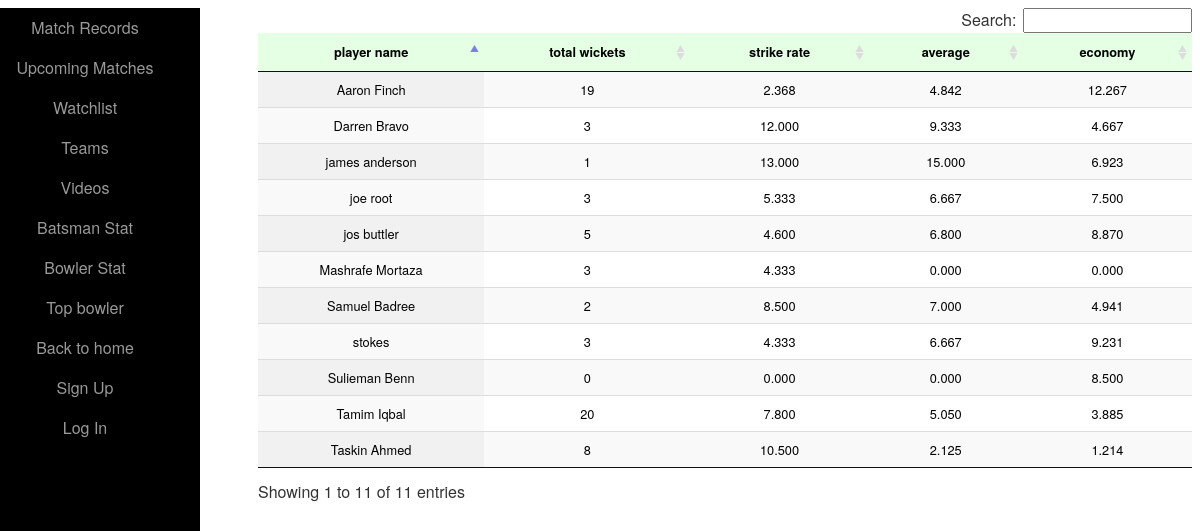
The app's page /ranking_bowler.php with its own data.
### tables this page shows
CREATE TABLE IF NOT EXISTS `player` (
  `id` int(25) unsigned NOT NULL,
  `player_name` varchar(100) NOT NULL,
  `team_id` int(25) unsigned NOT NULL,
  `category` varchar(1000) NOT NULL,
  `matches_played` int(25) DEFAULT NULL,
  `best_bowling` varchar(25) DEFAULT NULL,
  `total_wickets` int(25) DEFAULT NULL,
  `total_balls` int(25) DEFAULT NULL,
  `total_runs_given` int(25) DEFAULT NULL,
  `bowling_strike_rate` double(10,3) DEFAULT NULL,
  `bowling_avg` double(10,3) DEFAULT NULL,
  `bowling_economy` double(10,3) DEFAULT NULL,
  `best_batting` int(25) DEFAULT NULL,
  `innings_played` int(25) DEFAULT NULL,
  `not_outs` int(25) DEFAULT NULL,
  `total_runs` int(25) DEFAULT NULL,
  `batting_strike_rate` double(10,3) DEFAULT NULL,
  `sr_sum` double(10,3) DEFAULT NULL,
  `batting_avg` double(10,3) DEFAULT NULL,
  `hundreds` int(25) DEFAULT NULL,
  `fifties` int(25) DEFAULT NULL,
  `zeroes` int(25) DEFAULT NULL
);

### ranking_bowler.php (the view, shortened to what this page needs)
<?php include "db_connection.php";
include "sidebar.php"; ?>
<!DOCTYPE html>
<html>
<head>
<link href="ranking.css" rel="stylesheet" />
<link href="data-tables/DT_bootstrap.css" rel="stylesheet" />
</head>
<body>
<div id="wrapper">
<table id="example" class="display">
<thead>
	<tr>
	<th>player name</th>
	<?php
	echo '<th>total wickets</th>';
	echo '<th>strike rate</th>';
	echo '<th>average</th>';
	echo '<th>economy</th>';
	?>
	</tr>
</thead>
<tbody>
<?php
    $sql2 = "SELECT * FROM player  WHERE best_bowling IS NOT NULL
	ORDER BY CAST(SUBSTRING_INDEX(best_bowling,'/',1) AS DECIMAL(10,2)) desc,
	CAST(SUBSTRING_INDEX(best_bowling,'/',-1) AS DECIMAL(10,2))";
		$result2 = mysql_query($sql2);
		while($row = mysql_fetch_assoc($result2)) {
            echo '<tr>';
            echo '<td>'.$row["player_name"].'</td>';
			echo '<td>'.$row["total_wickets"].'</td>';
			echo '<td>'.$row["bowling_strike_rate"].'</td>';
			echo '<td>'.$row["bowling_avg"].'</td>';
			echo '<td>'.$row["bowling_economy"].'</td>';
			echo '</tr>';
        }
 ?>
</tbody>
</table>
</div>
</body>
</html>

### homepage.css (style rules this page uses)
#wrapper { padding-left: 0; -webkit-transition: all 0.5s ease; -moz-transition: all 0.5s ease; -o-transition: all 0.5s ease; transition: all 0.5s ease; }
@media (min-width:768px) { #wrapper { padding-left: 250px; } }

### ranking.css (style rules this page uses)
* { font-family: Helvetica Neue, Arial, sans-serif; }
h1, table { text-align: center; }
table { background-color:white; border-collapse: collapse; width: 70%; margin: 0 auto 5rem; }
th, td { padding: 1.0rem; font-size: .8rem; }
tr { background: hsla(120, 100%, 50%,0.1); }
tr, td { transition: .4s ease-in; }
tr:first-child { background: hsla(0, 0%, 0%, 0.); }
tr:nth-child(even) { background: white; }
#wrapper { padding-left: 0; -webkit-transition: all 0.5s ease; -moz-transition: all 0.5s ease; -o-transition: all 0.5s ease; transition: all 0.5s ease; }
@media (min-width:768px) { #wrapper { padding-left: 250px; } }

### records on screen
player: player_name "Taskin Ahmed", total_wickets "8", bowling_strike_rate "10.500", bowling_avg "2.125", bowling_economy "1.214"
player: player_name "Tamim Iqbal", total_wickets "20", bowling_strike_rate "7.800", bowling_avg "5.050", bowling_economy "3.885"
player: player_name "Aaron Finch", total_wickets "19", bowling_strike_rate "2.368", bowling_avg "4.842", bowling_economy "12.267"
player: player_name "Mashrafe Mortaza", total_wickets "3", bowling_strike_rate "4.333", bowling_avg "0.000", bowling_economy "0.000"
player: player_name "joe root", total_wickets "3", bowling_strike_rate "5.333", bowling_avg "6.667", bowling_economy "7.500"
player: player_name "stokes", total_wickets "3", bowling_strike_rate "4.333", bowling_avg "6.667", bowling_economy "9.231"
player: player_name "Darren Bravo", total_wickets "3", bowling_strike_rate "12.000", bowling_avg "9.333", bowling_economy "4.667"
player: player_name "Samuel Badree", total_wickets "2", bowling_strike_rate "8.500", bowling_avg "7.000", bowling_economy "4.941"
player: player_name "jos buttler", total_wickets "5", bowling_strike_rate "4.600", bowling_avg "6.800", bowling_economy "8.870"
player: player_name "james anderson", total_wickets "1", bowling_strike_rate "13.000", bowling_avg "15.000", bowling_economy "6.923"
player: player_name "Sulieman Benn", total_wickets "0", bowling_strike_rate "0.000", bowling_avg "0.000", bowling_economy "8.500"
